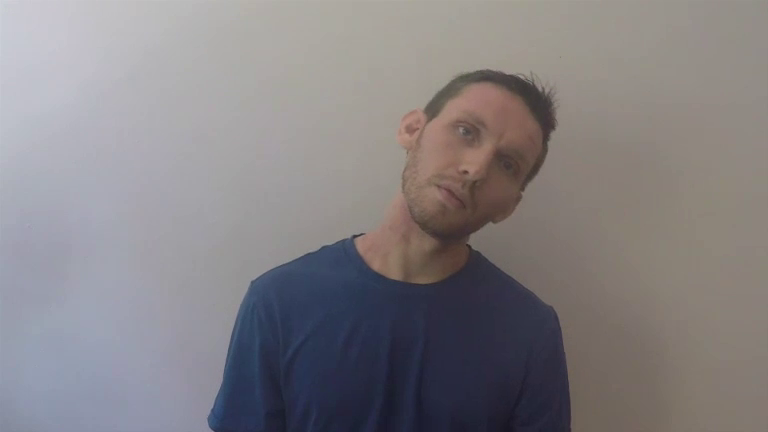
#> input picture frame 24 of assignment - recognition and detection/face_video.mp4, 768 x 432 px, given in place of head-pose-face-detection-male.mp4, which was not available
$ jupyter execute 'Track 1-Crobeddu.ipynb'   (text cells are left out)
#> lines starting #> are read from the running program, lines starting #| are printed output that depends on the picture; after the words box and inside, x2 and y2 are one past the last pixel; in counts of white or black regions, pixels touching at a corner belong together; pictures that were not available may be replaced by others from this repository, and a replacement may not be noted
[cell 1]
import cv2

[cell 2]
#Loading the video
videoReader = cv2.VideoCapture('C:\\Users\\sofyc\\OneDrive\\Desktop\\UPEC\\CV II\\assignment - recognition and detection\\head-pose-face-detection-male.mp4')

#Check
if not videoReader.isOpened():
    print(f"Error: the video can't be loaded.")
else:
    print("Okay, read well!")

[cell 3]
#Set up the video viewer
cv2.namedWindow("Video", cv2.WINDOW_NORMAL) #window that will show the video
cv2.resizeWindow("Video", 680, 420) #window of 680x420 (arbitrary decision)

#Reading the first frame of the video
ret, objectFrame = videoReader.read()
#> objectFrame is the input picture: shape (432, 768, 3); mean B, G, R 131.6, 129, 133
#Check
if not ret:
    print("Error: it was not possible to read the first frame of the video.")
else:
    #Defining the region of interest (i.e. ROI) for the face
    objectRegion = (310, 35, 160, 210)  #(x, y, width, height)
    #Creating a Kernelized Correlation Filter (KCF) tracker
    tracker = cv2.TrackerKCF_create()
    #Initializing the tracker with the first frame and the face region
    tracker.init(objectFrame, objectRegion)
    #Loop to process each frame and update the face's position
    while videoReader.isOpened():
        ret, frame = videoReader.read()
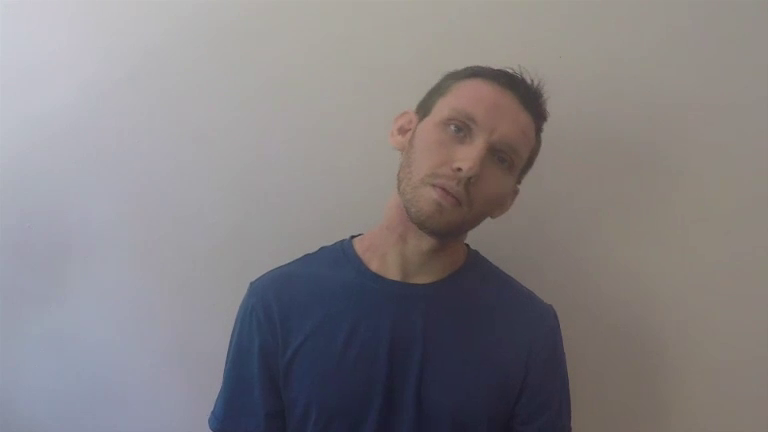
#> input picture frame 25 of assignment - recognition and detection/face_video.mp4, 768 x 432 px, given in place of head-pose-face-detection-male.mp4, which was not available
#> frame is the input picture: shape (432, 768, 3); mean B, G, R 131.5, 129, 132.9
        if not ret:
            break
        #Updating the tracker for each frame, and get the new face position
        success, bbox = tracker.update(frame)
#> success = True; bbox = (310, 35, 160, 210)
        if success: #Case when the tracker successfully finds the face, hence it draws a green rectangle around it.
            #Drawing the updated rectangle
            (x, y, w, h) = [int(v) for v in bbox]
#> x = 310; y = 35; w = 160; h = 210
            frame = cv2.rectangle(frame, (x, y), (x + w, y + h), (0, 255, 0), 2)
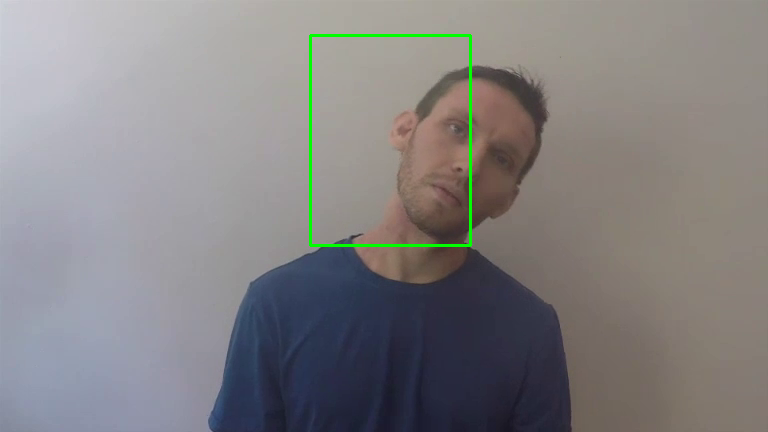
#> frame: shape (432, 768, 3); 0.67% of pixels changed, all inside (x1, y1, x2, y2) = (309, 34, 472, 247)
        else:
            print("Tracking lost.") #Case when the tracking is lost.
        #Show the frames
        cv2.imshow("Video", frame) #It shows each frame with the face’s tracked position.
        #Waiting 30 milliseconds between frames to allow real-time playback.
        if cv2.waitKey(30) & 0xFF == ord('q'):  #Click 'q' to exit loop.
#> (key q is pressed here)
            break
    #Release resources
    videoReader.release()
    cv2.destroyAllWindows()

$ run again, starting later in the video
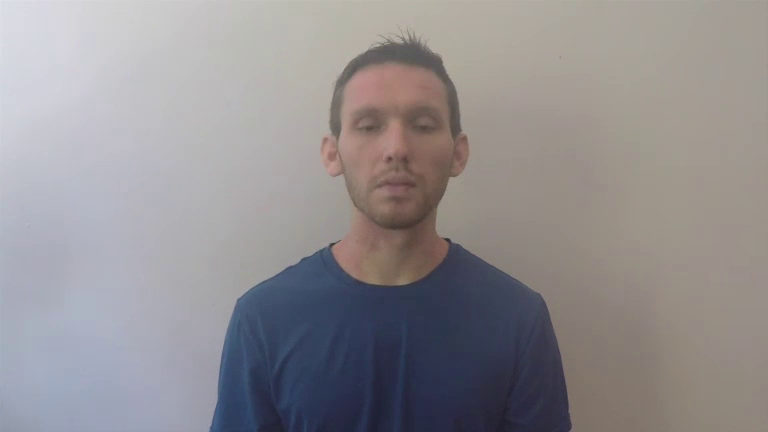
#> input picture frame 111 of assignment - recognition and detection/face_video.mp4, 768 x 432 px, given in place of head-pose-face-detection-male.mp4, which was not available
#> objectFrame is the input picture: shape (432, 768, 3); mean B, G, R 144.9, 142.6, 146.2
#> success = True; bbox = (310, 35, 160, 210)
#> x = 310; y = 35; w = 160; h = 210
#> `frame = cv2.rectangle(frame, (x, y), (x + w, y + h), (0, 255, 0), 2)`:
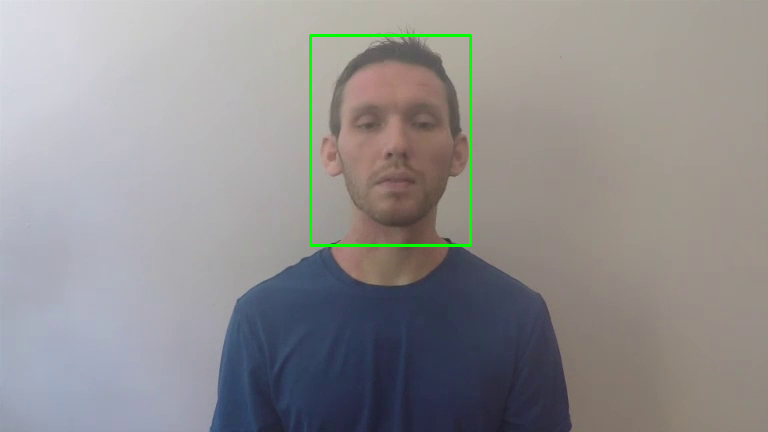
#> frame: shape (432, 768, 3); mean B, G, R 143.9, 143.3, 145.2

$ run again, starting later in the video
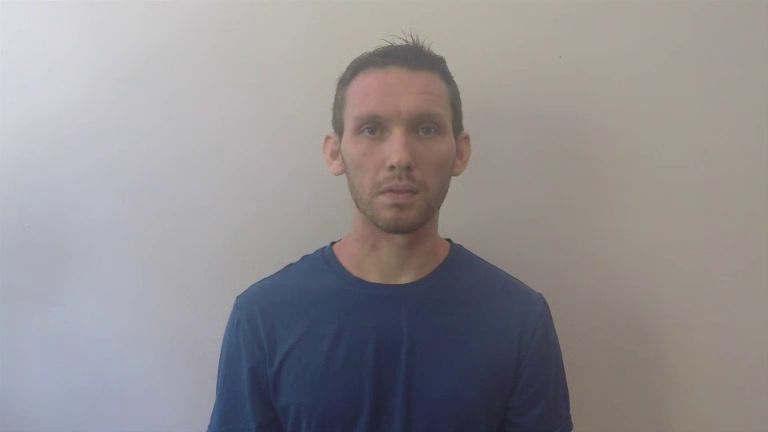
#> input picture frame 197 of assignment - recognition and detection/face_video.mp4, 768 x 432 px, given in place of head-pose-face-detection-male.mp4, which was not available
#> objectFrame is the input picture: shape (432, 768, 3); mean B, G, R 144.9, 142.4, 146.1
#> success = True; bbox = (310, 35, 160, 210)
#> x = 310; y = 35; w = 160; h = 210
#> `frame = cv2.rectangle(frame, (x, y), (x + w, y + h), (0, 255, 0), 2)`:
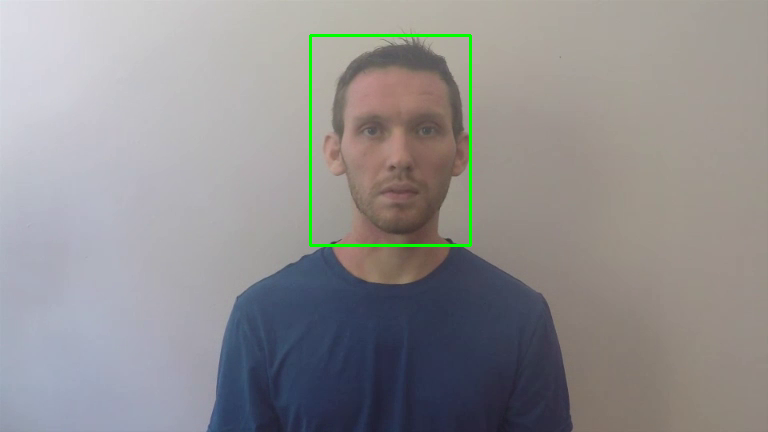
#> frame: shape (432, 768, 3); mean B, G, R 143.9, 143.1, 145.1
